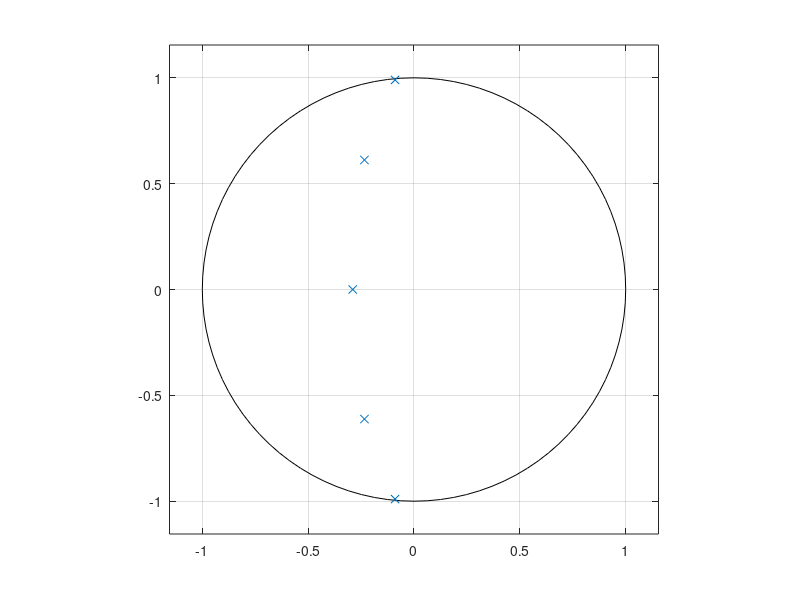

Here is the MATLAB script that generated this plot: (Note: this script raises an error after producing the figure.)
%% Filtro paso bajo Chebyshev
% Ganancia maxima banda pasante 20dB
% Frecuencia corte 1.2kHz
% Att min requerida -25dB a 1.7kHz
% Implementacion: etapas ganancia infinita y realimentacion multiple
% Rizado banda pasante 1 dB

%% Calculo parametros primarios: epsilon, att min requerida, orden

r_db = 1;
r_lineal = 10^(r_db/10);
epsilon = sqrt(r_lineal-1);
gamma = -25; %atenuacion minima requerida

A = 10^(abs(gamma)/20);

w = 1.7*10^3; %valor al que se da A
wc = 1.2*10^3; %valor corte filtro

ws = w/wc;

g = sqrt((A^2-1)/(epsilon^2)); %parametro que me ayuda a calcular nmin

nmin = log(g+sqrt(g^2-1))/log(ws+sqrt(ws^2-1));

n = round(nmin); %el orden del filtro no puede ser decimal

% Comprobacion matlab

Wp=1;
Ws=1.416;
Rp = 1;
Rs = 25;

[N, Wp1] = cheb1ord(Wp, Ws, Rp, Rs,'s');

%% Calculo polos y denominadores
alpha = epsilon^(-1) + sqrt(epsilon^(-2)+1);

a = (alpha^(1/n)- alpha^(-1/n))/2;

b = (alpha^(1/n) + alpha^(-1/n))/2;

k_pk = 0:1:n-1;

pk = -a*sin((pi/10)*(1+2*k_pk)) + i*b*cos((pi/10)*(1+2*k_pk));

c1 = [1 abs(sum(pk(1)+pk(5))) abs(imag(pk(1))*imag(pk(5)))];
c2 = [1 abs(sum(pk(2)+pk(4))) abs(imag(pk(2))*imag(pk(4)))];
l1 = [1 abs(pk(3))];

% Comprobacion matlab
n=N;

[z,p,k] = cheb1ap(n,Rp);

zplane(z,p)
%% Construccion funciones transferencia

%Normalizado
b_lineal = [0.2886];
a_lineal = [1 0.2886];

b_cuadratico1 = [0.9883];
a_cuadratico1 = [1 0.1789 0.9883];

b_cuadratico2 = [0.4293];
a_cuadratico2 = [1 0.4684 0.4293];

% Desplazado en freq a 1.2kHz
bt_lineal = [2175.99];
at_lineal = [1 2175.99];

bt_cuadratico1 = [56*10^6];
at_cuadratico1 = [1 1348.87 56*10^6];

bt_cuadratico2 = [24.4*10^6];
at_cuadratico2 = [1 3531.7 24.4*10^6];

% Obtenemos las funciones de transferencia
p_lineal = tf(b_lineal, a_lineal);
p_cuadra1 = tf(b_cuadratico1, a_cuadratico1);
p_cuadra2 = tf(b_cuadratico2, a_cuadratico2);

pt_lineal = tf(bt_lineal, at_lineal);
pt_cuadra1 = tf(bt_cuadratico1, at_cuadratico1);
pt_cuadra2 = tf(bt_cuadratico2, at_cuadratico2);

pt_total = pt_lineal * pt_cuadra1 * pt_cuadra2;

% Comprobacion matlab

% tengo que tener en cuenta que me va a devolver el filtro normalizado, 
% wn no puede ser mayor a 1 en esta funcion

wn = 1;
n = N;

[b,a] = cheby1(n,Rp,wn,'s');

p1 = tf(b,a);

% Ahora vamos a ajustarlo a la frec de corte que queremos
% wc tiene que estar en rad/sec


wc = 1200*2*pi;

[bt,at] = lp2lp(b,a,wc);

p2=tf(bt,at);

%% Representacion en frecuencia
%Wpoints = 0.01:0.05:20000; %Para una resolucion de 0.01rad/s

P = bodeoptions;
P.FreqUnits = 'rad/s';
P.MagUnits = 'db';
P.Title.String = 'Filtro Chebyshev puesto B5';
%P.PhaseVisible = 'off';
P.XLimMode = 'auto';
%P.XLim = ([0.01 15000]);
P.YLimMode = 'auto';
%P.YLim = ([-4 20]);
P.Grid = 'on';

%bodeplot(pt_total, 'b', P);
bodeplot(pt_lineal, 'b', pt_cuadra1, 'r', pt_cuadra2, 'g', P)
%bodeplot(p_lineal, 'b', p_cuadra1, 'r', p_cuadra2, 'g', pt_lineal, 'b', pt_cuadra1, 'r', pt_cuadra2, 'g', P)

%% Sintesis electronica
% Usando ganancia infinita y realimentacion multiple
% Ordenamos segun Q> primero

% Etapa cuadratica 1. Q=5.55
Ho1 = bt_cuadratico1/at_cuadratico1(3);
wo1 = sqrt(at_cuadratico1(3));
Q1 = wo1/at_cuadratico1(2);
alpha1 = Q1^(-1);
refC1 = 1*10^-9;        % 1nF

[R1_cuadr1, C2_cuadr1, R3_cuadr1, R4_cuadr1, C5_cuadr1] = lp_reaMult(Ho1, alpha1, wo1, refC1);

% Etapa cuadratica 2. Q=1.39
Ho2 = bt_cuadratico2/at_cuadratico2(3);
wo2 = sqrt(at_cuadratico2(3));
Q2 = wo2/at_cuadratico2(2);
alpha2 = Q2^(-1);
refC2 = 2.2*10^-9;     % 2.2nF

[R1_cuadr2, C2_cuadr2, R3_cuadr2, R4_cuadr2, C5_cuadr2] = lp_reaMult(Ho2, alpha2, wo2, refC2);

% Etapa Lineal. Filtro RC
wo3 = 2175.99;
refC3 = 470*10^-9;      % 470nF

R_lineal = 1/(wo3*refC3);
